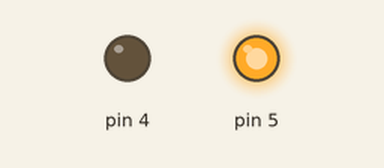
Bench run of a sketch on a simulated Arduino Uno, built with avr-gcc and run on an emulated ATmega328P. Parts: output pins drawn as LEDs (lit = HIGH).

Above: at 0.05 s.
At 6.65 s:
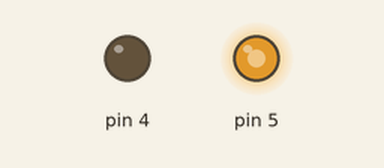
At 13.25 s:
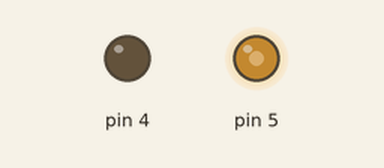
At 26.55 s:
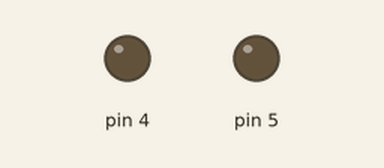
Timing chart, 0 to 34.6 s (numbered marks = the images above):
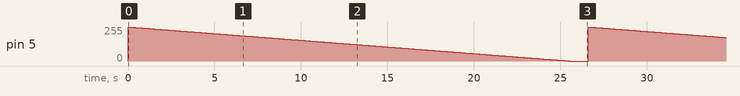

The sketch:

Lesson4_SoftPWMtesting.ino
```cpp
#include <SoftPWM.h>

// 4 is A and 5 is B...order matters!

const int motorD4 = 4;
const int motorD5 = 5;

void setup() {
  SoftPWMBegin();
}

void loop() {
  SoftPWMSet(motorD4, 0);
  for(int i = 255; i >= 0; i--){
    SoftPWMSet(motorD5, i);
    delay(100);
  }
  delay(1000);
}
```

Measured:
- by itself, pin 5: ramps from 255/255 to 0/255 and jumps back, once every 26.6 s
